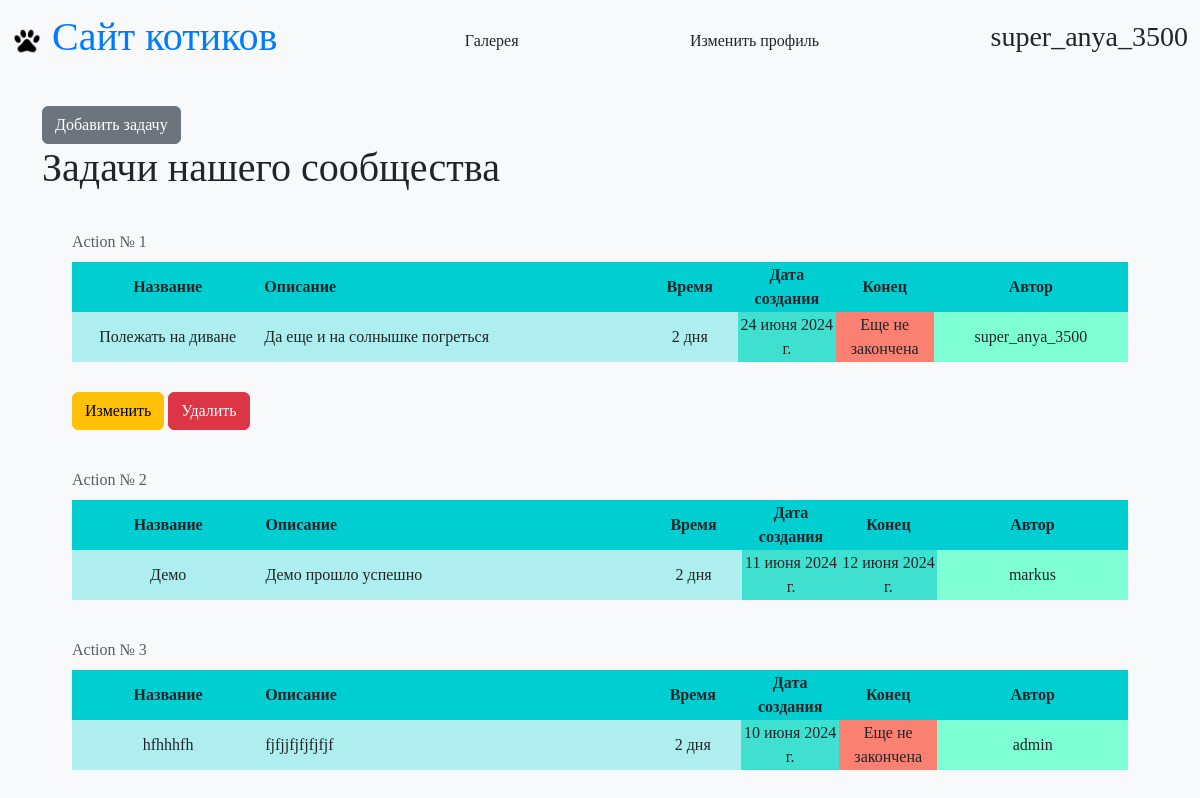
/ (signed in), run on the app's committed database.
### main/models.py (models this page shows, shortened)
class User(AbstractUser):
    username = models.CharField(max_length=100, unique=True, null=False, blank=False, default='username')
    name = models.CharField(max_length=100, null=False, blank=False, default='default name')
    surname = models.CharField(max_length=100, null=True)
    email = models.EmailField(unique=True, null=False, blank=False, default='default@example.com')
    birth_date = models.DateField(null=True)
    city = models.CharField(max_length=100, null=False, blank=False, default='default city')
    toy = models.CharField(max_length=100, null=False, blank=False, default='default toy')
    modified_date = models.DateTimeField(default=timezone.now)

class Task(models.Model):
    user = models.ForeignKey(settings.AUTH_USER_MODEL, on_delete=models.CASCADE, verbose_name='Пользователь', related_name='tasks', default=None, null=True)
    title = models.CharField('Название', max_length=100, null=False, blank=False)
    task = models.TextField('Описание', null=False, blank=False)
    work_size = models.CharField('Время на задачу', max_length=100, null=True)
    start_date = models.DateField('Дата начала', default=None, null=True)
    end_date = models.DateField('Дата окончания', default=None, null=True)
    is_finished = models.BooleanField('Закончена?', default=False)
    class Meta:
        verbose_name = 'Задача'
        verbose_name_plural = 'Задачи'

### main/views.py (the view)
# urls.py: path('', views.index_page, name='home'),
def index_page(request):
    params = {}
    tasks = Task.objects.all()
    tasks = tasks[::-1]
    params['tasks'] = tasks
    return render(request, 'main/index.html', params)

### main/templates/main/index.html (shortened to what this page needs)
{% extends "main/base.html" %}
{% block content %}
{% if user.is_authenticated %}
    <a href="new_task" class="btn btn-secondary">Добавить задачу</a>
{% endif %}
<br>
<h1>Задачи нашего сообщества</h1>
{% for item in tasks %}
  <div class="table_container" style="margin: 30px;">
    <table class="my_table">
        <caption style="caption-side: top;">Action № {{ forloop.counter }}</caption>
        <tr class="my_row">
            <th style="width: 200px; background-color: #00CED1; text-align: center;">Название</th>
            <th style="width: 400px; background-color: #00CED1;">Описание</th>
          <th style="width: 100px; background-color: #00CED1; text-align: center;">Время</th>
          <th style="width: 100px; background-color: #00CED1; text-align: center;">Дата создания</th>
          <th style="width: 100px; background-color: #00CED1; text-align: center;">Конец</th>
          <th style="width: 200px; background-color: #00CED1; text-align: center;">Автор</th>
        </tr>
        <tr class="my_row">
            <td style="height: 50px; background-color: #AFEEEE; text-align: center;">{{ item.title }}</td>
            <td style="background-color: #AFEEEE;">{{ item.task }}</td>
            <td style="background-color: #AFEEEE; text-align: center;">{{ item.work_size }}</td>
            <td style="background-color: #40E0D0; text-align: center;">{{ item.start_date }}</td>
            {% if item.end_date %}
            <td style="background-color: #40E0D0; text-align: center;">{{ item.end_date }}</td>
            {% else %}
            <td style="background-color: #FA8072; text-align: center;">Еще не закончена</td>
            {% endif %}
            <td style="background-color: #7FFFD4; text-align: center;">{{ item.user.username }}</td>
        </tr>
    </table>
  </div>
{% if user.is_authenticated and user.id == item.user_id %}
    <div style="margin: 30px;">
        <a href="{% url 'edit_task' item.id %}" class="btn btn-warning">
            Изменить
        </a>
        <button class="btn btn-danger" data-bs-toggle="modal" data-bs-target="#staticBackdrop" data-task-id="{{ item.id }}">
            Удалить
        </button>
    </div>
{% endif %}
{% endfor %}
{% endblock %}

### main/templates/main/base.html (shortened to what this page needs)
{% load static %}
<!doctype html>
<html lang="en">
<head>
    <link href="https://cdn.jsdelivr.net/npm/bootstrap@5.3.3/dist/css/bootstrap.min.css"
      rel="stylesheet"
>
    <link rel="stylesheet" type="text/css" href="{% static 'main/css/style.css' %}"/>
</head>
<body>
<header>
<nav class="navbar bg-body-tertiary">
  <div class="container-fluid">
    <a class="navbar-brand" href="{% url 'home' %}">
        <img src="{% static 'main/img/paw_icon.ico' %}" alt="Cat Paw" class="cat-paw">
        <h1>Сайт котиков</h1>
    </a>
      <a class="nav-link" href="{% url 'galery' %}">Галерея</a>
      {% if user.is_authenticated %}
    <a class="nav-link" href="{% url 'edit_profile' %}">Изменить профиль</a>
    <a class="nav-link" href="#" onclick="event.preventDefault(); document.getElementById('logout-form').submit();"><h3>{{ user.username }}</h3></a>
      {% else %}
    <form class="d-flex ms-auto">
      <a class="btn btn-register" href="{% url 'register' %}">Зарегистрироваться</a>
      <a class="btn btn-login ml-2" href="{% url 'login' %}">Войти</a>
    </form>
      {% endif %}
  </div>
</nav>
</header>
<main role="main" class="container mt-4">
    {% block content %}{% endblock %}
</main>
</body>
</html>

### main/static/main/css/style.css (style rules this page uses)
body { font-family: 'Comic Sans MS', cursive; background-color: #f8f9fa; }
.navbar { background-color: #e3f2fd; display: flex; justify-content: space-between; align-items: center; }
.navbar-brand { display: flex; align-items: center; }
.navbar-brand h1 { font-family: 'Comic Sans MS', cursive; color: #007bff; margin-left: 10px; }
.cat-paw { width: 30px; height: 30px; }

### data on the page
User: username "super_anya_3500"
Task: title "Полежать на диване", task "Да еще и на солнышке погреться", work_size "2 дня", start_date "24 июня 2024 г.", shows "Еще не закончена", user.username "super_anya_3500"
Task: title "Демо", task "Демо прошло успешно", work_size "2 дня", start_date "11 июня 2024 г.", end_date "12 июня 2024 г.", user.username "markus"
Task: title "hfhhhfh", task "fjfjjfjfjfjfjf", work_size "2 дня", start_date "10 июня 2024 г.", shows "Еще не закончена", user.username "admin"
